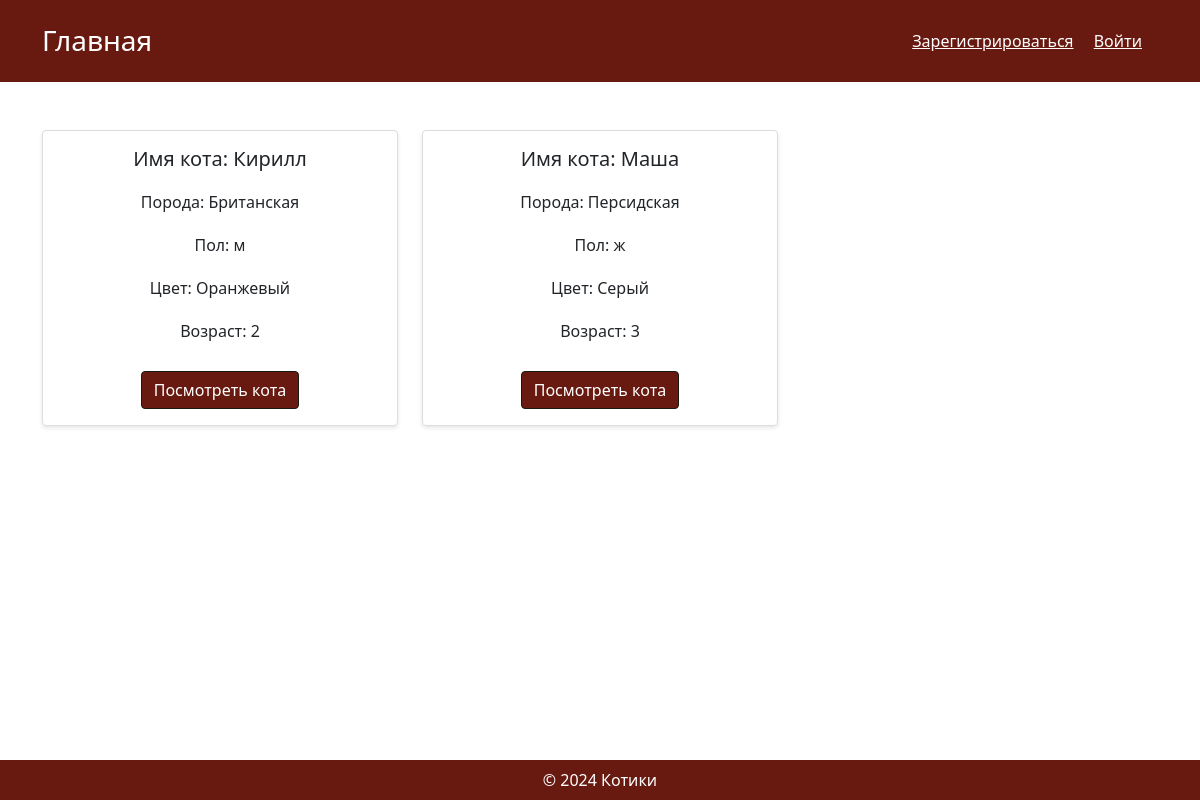
The app's page /, older data.
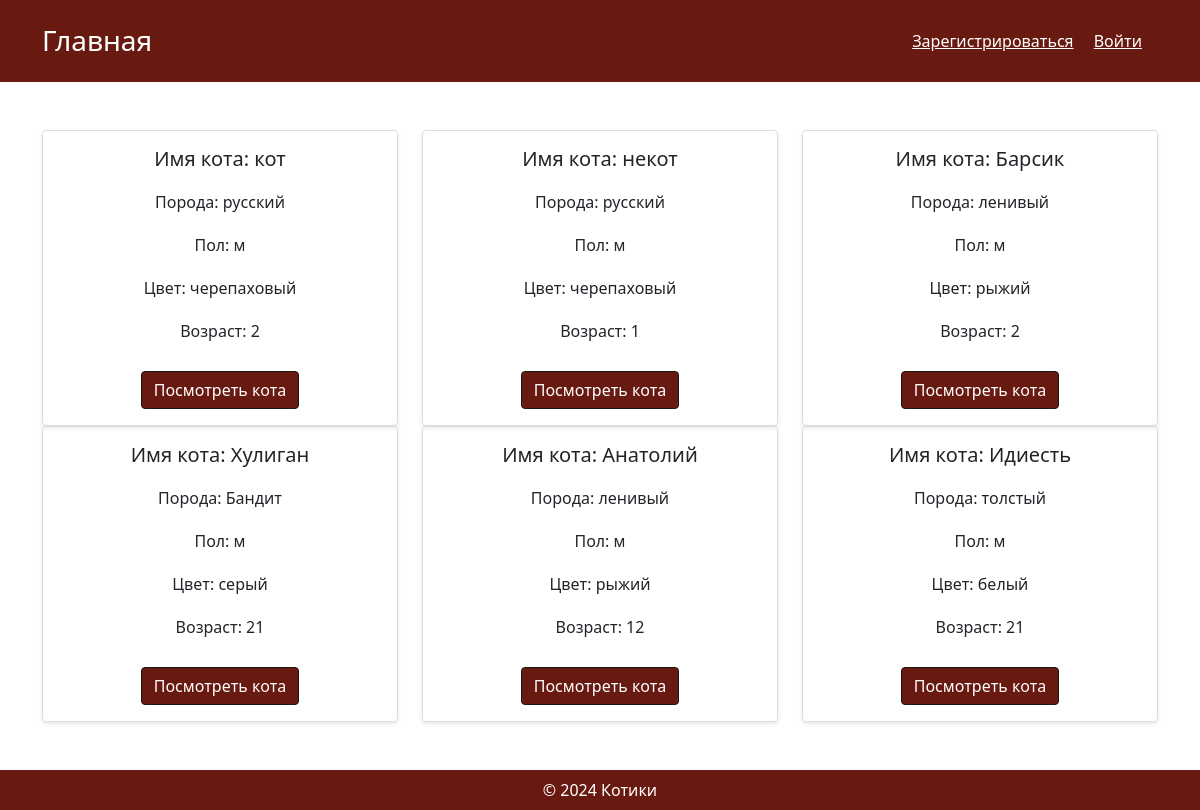
The same page, newer data.
### CatModels.py (models this page shows)
class Cats(db.Model):
    __tablename__ = 'cats'
    id = db.Column(db.Integer, primary_key=True, autoincrement=True)
    name = db.Column(db.String(80), nullable=False)
    breed = db.Column(db.String(80), nullable=False)
    gender = db.Column(db.String(80), nullable=False)
    color = db.Column(db.String(80), nullable=False)
    age = db.Column(db.Integer, nullable=False)
    cats_position = db.relationship('CatsPosition', backref='cats', cascade='all, delete-orphan', lazy='dynamic')

### main.py (the view)
@app.route('/', methods=["GET"])
def main_page():
    cats = get_all_cats()
    try:
        if get_user_role() == 'user':
            return render_template('main.html', cats=cats, auth=True)
        elif get_user_role() == 'admin':
            return render_template('main.html', u=True, cats=cats, auth=True)
    except AttributeError:
        return render_template('main.html', u=False, cats=cats)

### CatModels.py (called while the page is built)
def get_all_cats():
    return Cats.query.all()

### main.py (called while the page is built)
def get_user_role():
    return current_user._get_current_object().role

### templates/main.html (shortened to what this page needs)
<!DOCTYPE html>
<html lang="ru">
<head>
    <link rel="stylesheet" href="/static/css/style.css">
    <link href="https://cdn.jsdelivr.net/npm/bootstrap@5.1.3/dist/css/bootstrap.min.css" rel="stylesheet">
    <link href="https://cdnjs.cloudflare.com/ajax/libs/font-awesome/6.0.0-beta3/css/all.min.css" rel="stylesheet">
</head>
<body>
        <header class="text-white p-4">
             <div class="container">
                 <div class="d-flex justify-content-between align-items-center flex-column flex-lg-row">
                     <h1 class="h3 mb-3 mb-lg-0">Главная</h1>
                     <nav>
                         <a href="/register" class="text-white mb-2 mb-lg-0 me-0 me-lg-3">Зарегистрироваться</a>
                         <a href="/login" class="text-white mb-2 mb-lg-0 me-0 me-lg-3">Войти</a>
                    </nav>
                 </div>
             </div>
        </header>
<main class="py-5">
    <div class="container">
        <div class="row">
            {% for cat in cats %}
                <div class="col-md-4 d-flex">
                    <div class="product-card w-100">
                        <h3>Имя кота: {{ cat.name }}</h3>
                        <p>Порода: {{ cat.breed }}</p>
                        <p>Пол: {{ cat.gender }}</p>
                        <p>Цвет: {{ cat.color }}</p>
                        <p>Возраст: {{ cat.age }}</p>
                        <a href="{{ cat.id }} ">
                        <button class="btn btn-primary add-to-cart-top">Посмотреть кота</button>
                        </a>
                    </div>
                </div>
            {% endfor %}
        </div>
    </div>
</main>
<footer class="text-white p-2 text-center">
    &copy; 2024 Котики
</footer>
</body>
</html>

### static/css/style.css (style rules this page uses)
body { margin: 0; font-family: Arial, sans-serif; height: 100%; display: flex; flex-direction: column; min-height: 100vh; }
main { flex: 1; }
header, footer { background-color: #681a11; color: white; }
footer { margin-top: auto; }
.product-card { border: 1px solid #ddd; border-radius: 4px; padding: 16px; margin-bottom: 16px; text-align: center; box-shadow: 0 2px 4px rgba(0, 0, 0, 0.1); height: 100%; display: flex; flex-direction: column; justify-content: space-between; }
.product-card h3 { font-size: 1.25rem; margin: 0 0 8px; flex-grow: 1; }
.product-card p { margin: 8px 0; flex-grow: 1; }
.product-card button { margin-top: auto; }
.product-card .btn { margin-top: 1rem; background-color: #681a11; border-color: #181a11; }
.btn.btn-primary { margin-top: 1rem; background-color: #681a11; border-color: #181a11; }

Row changes from the older to the newer data that the page shows:
removed Cats: name "Кирилл", breed "Британская", gender "м", color "Оранжевый", age "2"
removed Cats: name "Маша", breed "Персидская", gender "ж", color "Серый", age "3"
added Cats: name "кот", breed "русский", gender "м", color "черепаховый", age "2"
added Cats: name "некот", breed "русский", gender "м", color "черепаховый", age "1"
added Cats: name "Барсик", breed "ленивый", gender "м", color "рыжий", age "2"
added Cats: name "Хулиган", breed "Бандит", gender "м", color "серый", age "21"
added Cats: name "Анатолий", breed "ленивый", gender "м", color "рыжий", age "12"
added Cats: name "Идиесть", breed "толстый", gender "м", color "белый", age "21"
